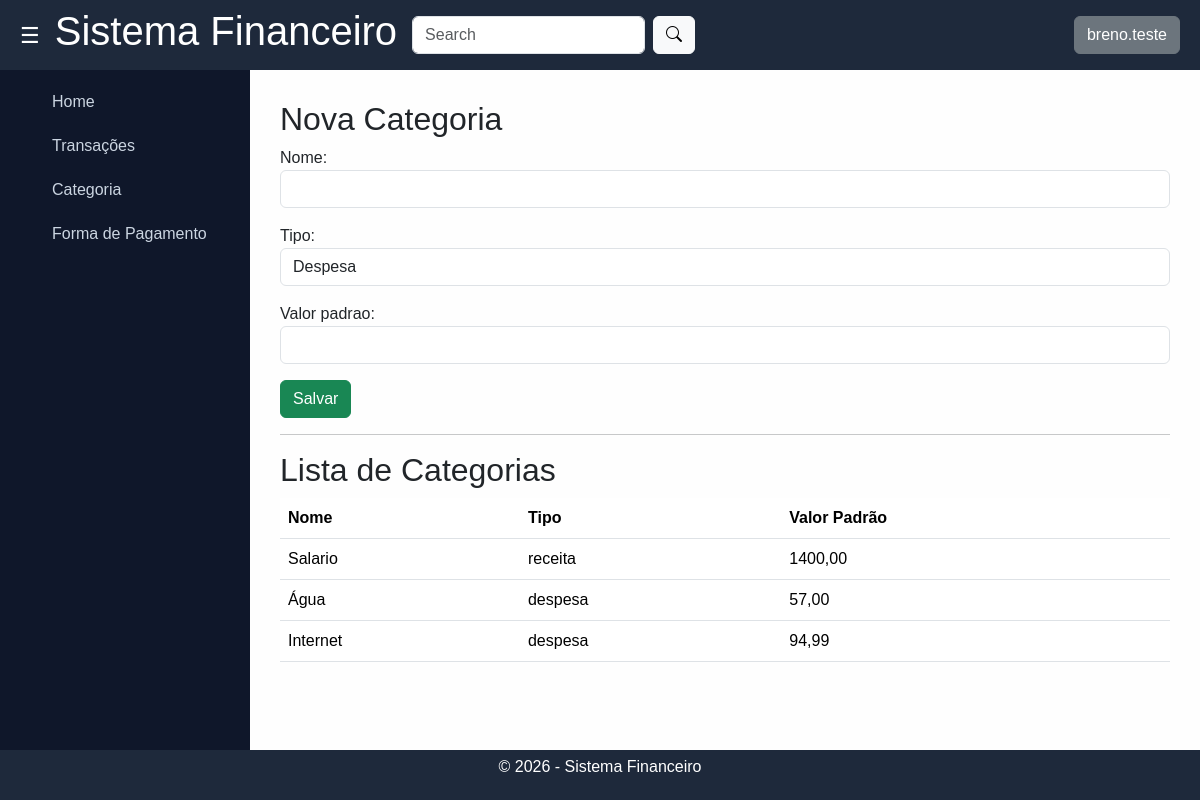
The page /financas/categorias/ (signed in) on the database its author committed.
### financas/models/categoria.py (models this page shows, shortened)
class Categoria(models.Model):
    TIPO_CHOICES = [
        ('receita', 'Receita'),
        ('despesa', 'Despesa'),
    ]
    user = models.ForeignKey(settings.AUTH_USER_MODEL, on_delete=models.CASCADE, null=True, blank=True)
    nome = models.CharField(max_length=100)
    tipo = models.CharField(max_length=10,choices=TIPO_CHOICES,default='despesa')
    valor_padrao = models.DecimalField(max_digits=10, decimal_places=2, null=True, blank=True)

### financas/views.py (the view)
# urls.py: path('categorias/', views.categoria_list_create, name='categoria_list_create'),
@login_required
def categoria_list_create(request):
    categoria = Categoria.objects.filter(
        user=request.user
    ).order_by('-id')
    if request.method == "POST":
        form = CategoriaForm(request.POST)
        if form.is_valid():
            categoria = form.save(commit=False)
            categoria.user = request.user
            categoria.save()
            return redirect('categoria_list_create')
    else:
        form = CategoriaForm()
    context = {
        'form': form,
        'categoria': categoria
    }
    return render(request, 'categoria/categoria_page.html', context)

### financas/forms.py
class CategoriaForm(forms.ModelForm):
    class Meta:
        model = Categoria
        fields = ['nome', 'tipo', 'valor_padrao']
        widgets = {
            'nome': forms.TextInput(attrs={'class': 'form-control'}),
            'tipo': forms.Select(attrs={'class': 'form-control'}),
            'valor_padrao': forms.NumberInput(attrs={'class': 'form-control'}),
        }
    def __init__(self, *args, **kwargs):
        user = kwargs.pop('user', None)  # remove user dos kwargs
        super().__init__(*args, **kwargs)
        if user:
            self.fields['categoria'].queryset = Categoria.objects.filter(user=user)

### templates/categoria/categoria_page.html (shortened to what this page needs)
{% extends 'base.html' %}
{% block content %}
<h2>Nova Categoria</h2>
<form method="POST">
    {{ form.as_p }}
    <button type="submit" class="btn btn-success">Salvar</button>
</form>
<hr>
<h2>Lista de Categorias</h2>
<div class="table-responsive">
    <table class="table table-hover mb-0">
        <thead class="text-white" style="background-color: #07b29b;">
            <tr>
                <th>Nome</th>
                <th>Tipo</th>
                <th>Valor Padrão</th>
            </tr>
        </thead>
        <tbody>
            {% for categoria in categoria %}
            <tr onclick="window.location.href='{% url 'categoria_detail' categoria.pk %}'" style="cursor: pointer;"
                class="{% if forloop.counter|divisibleby:2 %}linha-verde{% else %}linha-branca{% endif %}"
                title="Ver detalhes">
                <td>{{ categoria.nome }}</td>
                <td>{{ categoria.tipo }}</td>
                <td>{{ categoria.valor_padrao }}</td>
            </tr>
            {% empty %}
            <tr>
                <td colspan="2" class="text-center">Nenhuma categoria localizada.</td>
            </tr>
            {% endfor %}
        </tbody>
    </table>
</div>
{% endblock %}

### templates/base.html (shortened to what this page needs)
{% load static %}
<!DOCTYPE html>
<html lang="pt-br">
<head>
    <link href="https://cdn.jsdelivr.net/npm/bootstrap@5.3.8/dist/css/bootstrap.min.css" rel="stylesheet"
>
    <link rel="stylesheet" href="https://cdn.jsdelivr.net/npm/bootstrap-icons@1.13.1/font/bootstrap-icons.min.css">
    <link rel="stylesheet" href="{% static 'css/style.css' %}">
</head>
<body>
    <div class="layout" id="layout">
        <header class="header">
            <button id="toggleBtn" class="toggle-btn">☰</button>
            <h1>Sistema Financeiro</h1>
            <form class="d-flex" role="search">
                <input class="form-control me-2" type="search" placeholder="Search" aria-label="Search" />
                <button class="btn btn-light" type="submit"><i class="bi bi-search"></i></button>
            </form>
            <nav class="ms-auto">
                <div class="dropdown">
                    <button class="btn btn-secondary " type="button" data-bs-toggle="dropdown" aria-expanded="false">
                        {{ user.username }}
                    </button>
                </div>
            </nav>
        </header>
        <aside class="sidebar" id="sidebar">
            <nav>
                <ul>
                    <li><a href="{% url 'dashboard' %}">Home</a></li>
                    <li><a href="{% url 'transacao_list_create' %}">Transações</a></li>
                    <li><a href="{% url 'categoria_list_create' %}">Categoria</a></li>
                    <li><a href="{% url 'formaPagamento_list_create' %}">Forma de Pagamento</a></li>
                </ul>
            </nav>
        </aside>
        <main class="content">
            <div class="">
                {% block content%}
                {% endblock %}
            </div>
        </main>
        <footer class="footer">
            <p>© 2026 - Sistema Financeiro</p>
        </footer>
    </div>
</body>
</html>

### financas/static/css/style.css (style rules this page uses)
* { margin: 0; padding: 0; box-sizing: border-box; font-family: Arial, sans-serif; }
:root { --app-text-primary: #212529; --app-text-secondary: #848484; --app-text-muted:#afafaf; --primary-green: #2F6F66; --primary-green-light: #B6E388; --app-bg-body:#fefefe; --bg-page: #F5F7F9; --app-bg-card: #fafafa; --app-font-sm: 0.8rem; --app-font-md: 1.1rem; }
.layout { display: grid; grid-template-areas: "header header" "sidebar content" "footer footer"; grid-template-columns: 250px 1fr; grid-template-rows: 70px 1fr 50px; height: 100vh; transition: 0.3s ease; }
.header { grid-area: header; background: #1e293b; color: white; display: flex; align-items: center; padding: 0 20px; gap: 15px; }
.toggle-btn { background: none; border: none; font-size: 22px; color: white; cursor: pointer; }
.sidebar { grid-area: sidebar; background: #0f172a; padding: 20px; transition: 0.3s ease; overflow: hidden; }
.sidebar ul { list-style: none; }
.sidebar li { margin-bottom: 20px; }
.sidebar a { color: #cbd5e1; text-decoration: none; transition: 0.3s; }
.content { grid-area: content; padding: 30px; background: var(--app-bg-body); overflow-y: auto; }
.footer { grid-area: footer; background: #1e293b; color: white; display: flex; align-items: center; justify-content: center; }

### rows shown on the page
Categoria: nome "Salario", tipo "receita", valor_padrao "1400,00"
Categoria: nome "Água", tipo "despesa", valor_padrao "57,00"
Categoria: nome "Internet", tipo "despesa", valor_padrao "94,99"

### other values the page prints
{{ user.username }} "breno.teste"
